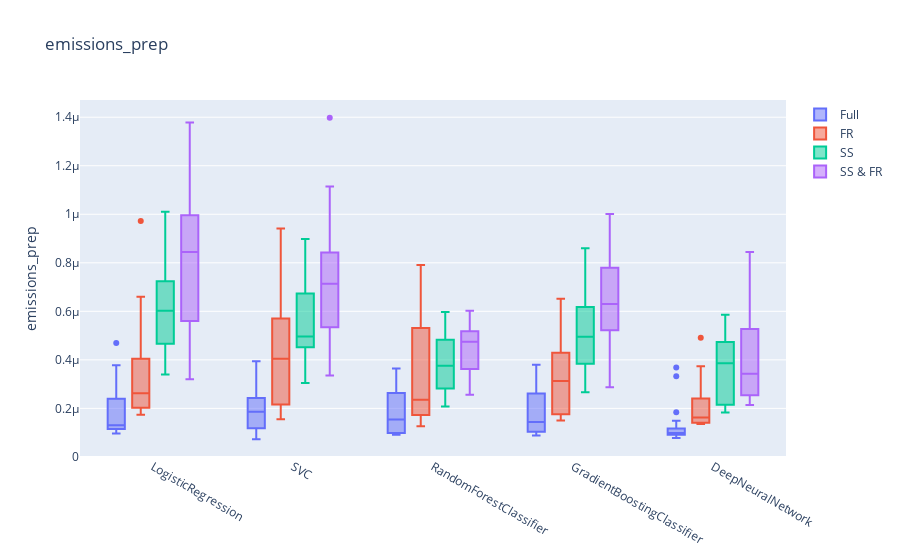

Notebook cell for this chart:
### Code cell
make_plots('emissions_prep')
make_plots('emissions_train')
make_plots('emissions_pred')

### Figure 1 — Plotly figure (JSON) as saved in the notebook; plotly's stock layout.template omitted (floating-point values rounded to 4 significant figures)
{"data": [{"name": "Full", "type": "box", "x": ["LogisticRegression", "LogisticRegression", "LogisticRegression", "LogisticRegression", "LogisticRegression", "LogisticRegression", "LogisticRegression", "LogisticRegression", "LogisticRegression", "LogisticRegression", "LogisticRegression", "LogisticRegression", "LogisticRegression", "LogisticRegression", "LogisticRegression", "LogisticRegression", "LogisticRegression", "LogisticRegression", "LogisticRegression", "LogisticRegression", "SVC", "SVC", "SVC", "SVC", "SVC", "SVC", "SVC", "SVC", "SVC", "SVC", "SVC", "SVC", "SVC", "SVC", "SVC", "SVC", "SVC", "SVC", "SVC", "SVC", "RandomForestClassifier", "RandomForestClassifier", "RandomForestClassifier", "RandomForestClassifier", "RandomForestClassifier", "RandomForestClassifier", "RandomForestClassifier", "RandomForestClassifier", "RandomForestClassifier", "RandomForestClassifier", "RandomForestClassifier", "RandomForestClassifier", "RandomForestClassifier", "RandomForestClassifier", "RandomForestClassifier", "RandomForestClassifier", "RandomForestClassifier", "RandomForestClassifier", "RandomForestClassifier", "RandomForestClassifier", "GradientBoostingClassifier", "GradientBoostingClassifier", "GradientBoostingClassifier", "GradientBoostingClassifier", "GradientBoostingClassifier", "GradientBoostingClassifier", "GradientBoostingClassifier", "GradientBoostingClassifier", "GradientBoostingClassifier", "GradientBoostingClassifier", "GradientBoostingClassifier", "GradientBoostingClassifier", "GradientBoostingClassifier", "GradientBoostingClassifier", "GradientBoostingClassifier", "GradientBoostingClassifier", "GradientBoostingClassifier", "GradientBoostingClassifier", "GradientBoostingClassifier", "GradientBoostingClassifier", "DeepNeuralNetwork", "DeepNeuralNetwork", "DeepNeuralNetwork", "DeepNeuralNetwork", "DeepNeuralNetwork", "DeepNeuralNetwork", "DeepNeuralNetwork", "DeepNeuralNetwork", "DeepNeuralNetwork", "DeepNeuralNetwork", "DeepNeuralNetwork", "DeepNeuralNetwork", "DeepNeuralNetwork", "DeepNeuralNetwork", "DeepNeuralNetwork", "DeepNeuralNetwork", "DeepNeuralNetwork", "DeepNeuralNetwork", "DeepNeuralNetwork", "DeepNeuralNetwork"], "y": [1.14e-07, 1.675e-07, 3.421e-07, 9.688e-08, 9.689e-08, 2.639e-07, 9.69e-08, 1.309e-07, 1.158e-07, 1.249e-07, 3.778e-07, 1.103e-07, 1.152e-07, 1.292e-07, 4.693e-07, 1.158e-07, 1.449e-07, 2.162e-07, 1.407e-07, 3.384e-07, 1.578e-07, 2.208e-07, 1.023e-07, 1.109e-07, 2.331e-07, 2.467e-07, 2.533e-07, 9.144e-08, 2.039e-07, 1.274e-07, 1.109e-07, 1.969e-07, 2.379e-07, 7.316e-08, 2.72e-07, 1.477e-07, 3.942e-07, 2.945e-07, 1.751e-07, 1.249e-07, 1.335e-07, 9.261e-08, 9.319e-08, 9.69e-08, 2.101e-07, 1.298e-07, 9.942e-08, 9.086e-08, 3.541e-07, 1.747e-07, 2.399e-07, 1.055e-07, 9.689e-08, 3.245e-07, 2.271e-07, 2.866e-07, 3.583e-07, 1.066e-07, 3.646e-07, 1.952e-07, 1.44e-07, 1.232e-07, 3.8e-07, 2.659e-07, 1.06e-07, 9.69e-08, 1.831e-07, 1.066e-07, 9.202e-08, 2.193e-07, 3.495e-07, 1.012e-07, 3.152e-07, 3.06e-07, 2.131e-07, 1.44e-07, 1.109e-07, 2.574e-07, 1.017e-07, 8.775e-08, 9.573e-08, 8.717e-08, 3.687e-07, 1.018e-07, 1.494e-07, 1.2e-07, 1.109e-07, 9.63e-08, 9.63e-08, 1.06e-07, 9.203e-08, 7.804e-08, 9.086e-08, 7.86e-08, 1.844e-07, 1.012e-07, 3.325e-07, 1.14e-07, 9.632e-08, 8.23e-08]}, {"name": "FR", "type": "box", "x": ["LogisticRegression", "LogisticRegression", "LogisticRegression", "LogisticRegression", "LogisticRegression", "LogisticRegression", "LogisticRegression", "LogisticRegression", "LogisticRegression", "LogisticRegression", "LogisticRegression", "LogisticRegression", "LogisticRegression", "LogisticRegression", "LogisticRegression", "LogisticRegression", "LogisticRegression", "LogisticRegression", "LogisticRegression", "LogisticRegression", "SVC", "SVC", "SVC", "SVC", "SVC", "SVC", "SVC", "SVC", "SVC", "SVC", "SVC", "SVC", "SVC", "SVC", "SVC", "SVC", "SVC", "SVC", "SVC", "SVC", "RandomForestClassifier", "RandomForestClassifier", "RandomForestClassifier", "RandomForestClassifier", "RandomForestClassifier", "RandomForestClassifier", "RandomForestClassifier", "RandomForestClassifier", "RandomForestClassifier", "RandomForestClassifier", "RandomForestClassifier", "RandomForestClassifier", "RandomForestClassifier", "RandomForestClassifier", "RandomForestClassifier", "RandomForestClassifier", "RandomForestClassifier", "RandomForestClassifier", "RandomForestClassifier", "RandomForestClassifier", "GradientBoostingClassifier", "GradientBoostingClassifier", "GradientBoostingClassifier", "GradientBoostingClassifier", "GradientBoostingClassifier", "GradientBoostingClassifier", "GradientBoostingClassifier", "GradientBoostingClassifier", "GradientBoostingClassifier", "GradientBoostingClassifier", "GradientBoostingClassifier", "GradientBoostingClassifier", "GradientBoostingClassifier", "GradientBoostingClassifier", "GradientBoostingClassifier", "GradientBoostingClassifier", "GradientBoostingClassifier", "GradientBoostingClassifier", "GradientBoostingClassifier", "GradientBoostingClassifier", "DeepNeuralNetwork", "DeepNeuralNetwork", "DeepNeuralNetwork", "DeepNeuralNetwork", "DeepNeuralNetwork", "DeepNeuralNetwork", "DeepNeuralNetwork", "DeepNeuralNetwork", "DeepNeuralNetwork", "DeepNeuralNetwork", "DeepNeuralNetwork", "DeepNeuralNetwork", "DeepNeuralNetwork", "DeepNeuralNetwork", "DeepNeuralNetwork", "DeepNeuralNetwork", "DeepNeuralNetwork", "DeepNeuralNetwork", "DeepNeuralNetwork", "DeepNeuralNetwork"], "y": [5.869e-07, 2.313e-07, 2.016e-07, 3.512e-07, 2.222e-07, 1.967e-07, 1.741e-07, 1.735e-07, 5.729e-07, 2.471e-07, 2.769e-07, 3.583e-07, 1.887e-07, 2.033e-07, 6.599e-07, 2.198e-07, 3.444e-07, 4.502e-07, 9.719e-07, 2.769e-07, 3.117e-07, 2.228e-07, 5.533e-07, 8.896e-07, 2.457e-07, 1.547e-07, 4.616e-07, 2.082e-07, 1.552e-07, 9.41e-07, 3.881e-07, 5.681e-07, 6.465e-07, 4.216e-07, 5.729e-07, 1.547e-07, 3.444e-07, 5.243e-07, 6.157e-07, 1.681e-07, 7.912e-07, 1.899e-07, 1.626e-07, 1.407e-07, 3.492e-07, 2.771e-07, 1.266e-07, 5.486e-07, 1.947e-07, 5.194e-07, 2.994e-07, 1.535e-07, 2.233e-07, 2.477e-07, 5.439e-07, 7.68e-07, 1.833e-07, 1.267e-07, 2.016e-07, 7.242e-07, 3.346e-07, 2.794e-07, 4.465e-07, 3.93e-07, 1.718e-07, 6.513e-07, 1.767e-07, 1.504e-07, 1.735e-07, 5.741e-07, 5.667e-07, 4.128e-07, 2.914e-07, 2.665e-07, 3.395e-07, 3.875e-07, 2.027e-07, 1.741e-07, 1.558e-07, 6.227e-07, 4.908e-07, 1.598e-07, 2.288e-07, 1.589e-07, 2.556e-07, 2.525e-07, 1.407e-07, 1.358e-07, 1.887e-07, 1.361e-07, 2.609e-07, 1.647e-07, 1.364e-07, 3.735e-07, 1.772e-07, 1.512e-07, 1.403e-07, 2.28e-07, 1.487e-07, 1.382e-07]}, {"name": "SS", "type": "box", "x": ["LogisticRegression", "LogisticRegression", "LogisticRegression", "LogisticRegression", "LogisticRegression", "LogisticRegression", "LogisticRegression", "LogisticRegression", "LogisticRegression", "LogisticRegression", "LogisticRegression", "LogisticRegression", "LogisticRegression", "LogisticRegression", "LogisticRegression", "LogisticRegression", "LogisticRegression", "LogisticRegression", "LogisticRegression", "LogisticRegression", "SVC", "SVC", "SVC", "SVC", "SVC", "SVC", "SVC", "SVC", "SVC", "SVC", "SVC", "SVC", "SVC", "SVC", "SVC", "SVC", "SVC", "SVC", "SVC", "SVC", "RandomForestClassifier", "RandomForestClassifier", "RandomForestClassifier", "RandomForestClassifier", "RandomForestClassifier", "RandomForestClassifier", "RandomForestClassifier", "RandomForestClassifier", "RandomForestClassifier", "RandomForestClassifier", "RandomForestClassifier", "RandomForestClassifier", "RandomForestClassifier", "RandomForestClassifier", "RandomForestClassifier", "RandomForestClassifier", "RandomForestClassifier", "RandomForestClassifier", "RandomForestClassifier", "RandomForestClassifier", "GradientBoostingClassifier", "GradientBoostingClassifier", "GradientBoostingClassifier", "GradientBoostingClassifier", "GradientBoostingClassifier", "GradientBoostingClassifier", "GradientBoostingClassifier", "GradientBoostingClassifier", "GradientBoostingClassifier", "GradientBoostingClassifier", "GradientBoostingClassifier", "GradientBoostingClassifier", "GradientBoostingClassifier", "GradientBoostingClassifier", "GradientBoostingClassifier", "GradientBoostingClassifier", "GradientBoostingClassifier", "GradientBoostingClassifier", "GradientBoostingClassifier", "GradientBoostingClassifier", "DeepNeuralNetwork", "DeepNeuralNetwork", "DeepNeuralNetwork", "DeepNeuralNetwork", "DeepNeuralNetwork", "DeepNeuralNetwork", "DeepNeuralNetwork", "DeepNeuralNetwork", "DeepNeuralNetwork", "DeepNeuralNetwork", "DeepNeuralNetwork", "DeepNeuralNetwork", "DeepNeuralNetwork", "DeepNeuralNetwork", "DeepNeuralNetwork", "DeepNeuralNetwork", "DeepNeuralNetwork", "DeepNeuralNetwork", "DeepNeuralNetwork", "DeepNeuralNetwork"], "y": [5.157e-07, 7.15e-07, 6.994e-07, 7.431e-07, 4.774e-07, 6.173e-07, 1.011e-06, 3.395e-07, 6.64e-07, 5.909e-07, 3.626e-07, 3.675e-07, 4.562e-07, 6.118e-07, 7.328e-07, 5.93e-07, 4.222e-07, 5.918e-07, 8.266e-07, 9.707e-07, 4.593e-07, 4.93e-07, 4.653e-07, 4.988e-07, 3.048e-07, 3.237e-07, 7.214e-07, 4.992e-07, 4.362e-07, 4.926e-07, 4.599e-07, 6.902e-07, 4.033e-07, 6.076e-07, 6.566e-07, 8.496e-07, 5.551e-07, 7.749e-07, 4.436e-07, 8.976e-07, 5.634e-07, 3.735e-07, 2.811e-07, 2.222e-07, 4.978e-07, 3.006e-07, 2.72e-07, 4.076e-07, 4.19e-07, 2.082e-07, 3.832e-07, 2.828e-07, 5.972e-07, 4.859e-07, 5.043e-07, 2.617e-07, 4.798e-07, 3.776e-07, 3.054e-07, 3.595e-07, 3.984e-07, 2.659e-07, 6.204e-07, 4.173e-07, 4.222e-07, 3.06e-07, 7.291e-07, 7.097e-07, 2.823e-07, 6.075e-07, 4.095e-07, 8.604e-07, 6.27e-07, 6.159e-07, 3.692e-07, 5.362e-07, 5.881e-07, 2.774e-07, 4.622e-07, 5.28e-07, 4.373e-07, 3.346e-07, 4.611e-07, 4.805e-07, 2.915e-07, 5.303e-07, 5.821e-07, 1.949e-07, 4.611e-07, 1.86e-07, 4.373e-07, 2.179e-07, 2.148e-07, 1.942e-07, 1.831e-07, 2.197e-07, 2.151e-07, 5.858e-07, 5.529e-07, 4.659e-07]}, {"name": "SS & FR", "type": "box", "x": ["LogisticRegression", "LogisticRegression", "LogisticRegression", "LogisticRegression", "LogisticRegression", "LogisticRegression", "LogisticRegression", "LogisticRegression", "LogisticRegression", "LogisticRegression", "LogisticRegression", "LogisticRegression", "LogisticRegression", "LogisticRegression", "LogisticRegression", "LogisticRegression", "LogisticRegression", "LogisticRegression", "LogisticRegression", "LogisticRegression", "SVC", "SVC", "SVC", "SVC", "SVC", "SVC", "SVC", "SVC", "SVC", "SVC", "SVC", "SVC", "SVC", "SVC", "SVC", "SVC", "SVC", "SVC", "SVC", "SVC", "RandomForestClassifier", "RandomForestClassifier", "RandomForestClassifier", "RandomForestClassifier", "RandomForestClassifier", "RandomForestClassifier", "RandomForestClassifier", "RandomForestClassifier", "RandomForestClassifier", "RandomForestClassifier", "RandomForestClassifier", "RandomForestClassifier", "RandomForestClassifier", "RandomForestClassifier", "RandomForestClassifier", "RandomForestClassifier", "RandomForestClassifier", "RandomForestClassifier", "RandomForestClassifier", "RandomForestClassifier", "GradientBoostingClassifier", "GradientBoostingClassifier", "GradientBoostingClassifier", "GradientBoostingClassifier", "GradientBoostingClassifier", "GradientBoostingClassifier", "GradientBoostingClassifier", "GradientBoostingClassifier", "GradientBoostingClassifier", "GradientBoostingClassifier", "GradientBoostingClassifier", "GradientBoostingClassifier", "GradientBoostingClassifier", "GradientBoostingClassifier", "GradientBoostingClassifier", "GradientBoostingClassifier", "GradientBoostingClassifier", "GradientBoostingClassifier", "GradientBoostingClassifier", "GradientBoostingClassifier", "DeepNeuralNetwork", "DeepNeuralNetwork", "DeepNeuralNetwork", "DeepNeuralNetwork", "DeepNeuralNetwork", "DeepNeuralNetwork", "DeepNeuralNetwork", "DeepNeuralNetwork", "DeepNeuralNetwork", "DeepNeuralNetwork", "DeepNeuralNetwork", "DeepNeuralNetwork", "DeepNeuralNetwork", "DeepNeuralNetwork", "DeepNeuralNetwork", "DeepNeuralNetwork", "DeepNeuralNetwork", "DeepNeuralNetwork", "DeepNeuralNetwork", "DeepNeuralNetwork"], "y": [1.378e-06, 9.208e-07, 1.127e-06, 9.863e-07, 9.972e-07, 5.827e-07, 7.68e-07, 9.657e-07, 9.954e-07, 3.395e-07, 1.127e-06, 3.2e-07, 7.145e-07, 9.28e-07, 1.138e-06, 3.961e-07, 5.243e-07, 5.371e-07, 7.334e-07, 6.064e-07, 7.079e-07, 3.358e-07, 7.194e-07, 6.502e-07, 5.4e-07, 3.589e-07, 1.019e-06, 4.836e-07, 9.14e-07, 7.706e-07, 1.115e-06, 7.468e-07, 1.397e-06, 7.311e-07, 9.676e-07, 5.626e-07, 5.28e-07, 7.638e-07, 6.848e-07, 4.295e-07, 4.379e-07, 5.048e-07, 5.432e-07, 5.821e-07, 4.568e-07, 3.558e-07, 5.432e-07, 5.017e-07, 4.368e-07, 2.574e-07, 5.249e-07, 3.692e-07, 5.103e-07, 4.914e-07, 6.027e-07, 2.566e-07, 5.011e-07, 3.541e-07, 3.157e-07, 4.57e-07, 6.544e-07, 4.562e-07, 8.355e-07, 5.194e-07, 4.842e-07, 7.225e-07, 5.249e-07, 6.836e-07, 3.681e-07, 6.075e-07, 5.449e-07, 7.41e-07, 5.869e-07, 1.001e-06, 8.684e-07, 2.872e-07, 6.443e-07, 8.556e-07, 8.18e-07, 6.169e-07, 4.757e-07, 2.617e-07, 2.461e-07, 4.945e-07, 2.262e-07, 2.806e-07, 5.249e-07, 6.124e-07, 3.638e-07, 7.542e-07, 3.072e-07, 2.488e-07, 3.217e-07, 2.602e-07, 2.385e-07, 7.54e-07, 5.297e-07, 3.651e-07, 8.449e-07, 2.136e-07]}], "layout": {"boxmode": "group", "title": {"text": "emissions_prep"}, "yaxis": {"title": {"text": "emissions_prep"}}}}
